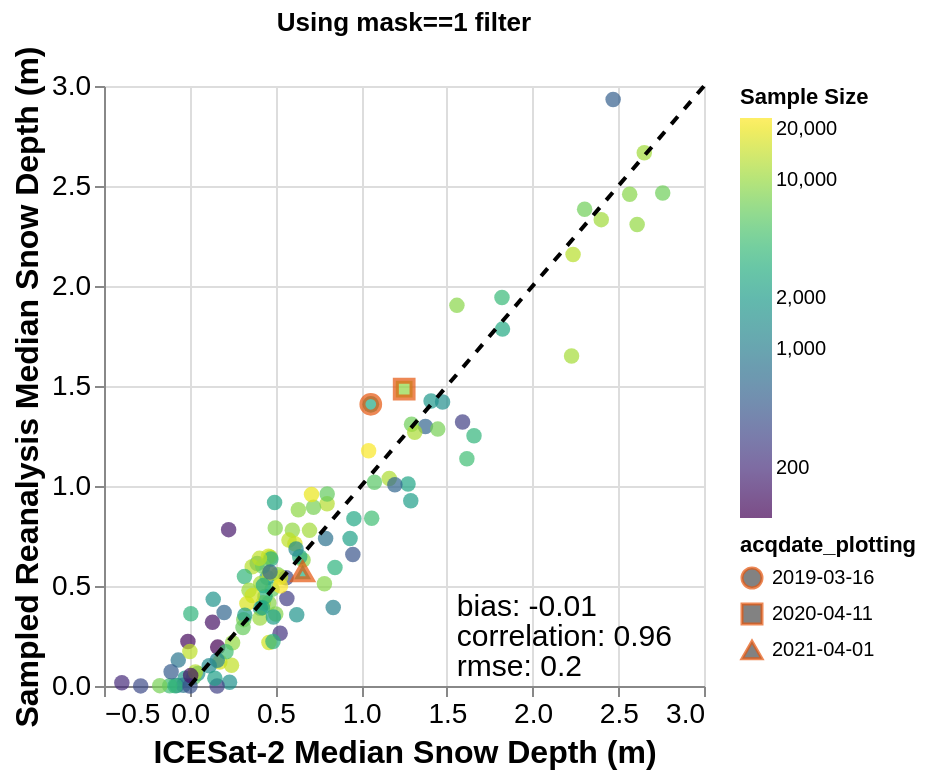

Here is the notebook cell this chart was saved with:
### Code cell
# Same plot but using mask==1 filter (with sample size coloring)
# Create new filtered dataset
atl06sr_gdf_mask = atl06sr_gdf[(atl06sr_gdf['mask'] == 1) & (atl06sr_gdf['slope'] < 20)]
atl06sr_gdf_mask['n'] = atl06sr_gdf_mask.groupby('acqdate')['acqdate'].transform('count')

# Calculate medians per date and also get sample size per date
medians_mask = atl06sr_gdf_mask.loc[(atl06sr_gdf_mask['n'] > 100), 
                                   ['icesat2_3dep_dif', 'reanalysis_sd', 'acqdate']].dropna().groupby('acqdate').median()
# Get sample size per date
sample_counts_mask = atl06sr_gdf_mask.loc[(atl06sr_gdf_mask['n'] > 100), 
                                     ['icesat2_3dep_dif', 'reanalysis_sd', 'acqdate']].dropna().groupby('acqdate').size()
medians_mask['sample_size'] = sample_counts_mask
medians_mask['acqdate_dt'] = pd.to_datetime(medians_mask.index)
medians_mask['acqdate_plotting'] = medians_mask['acqdate_dt'].astype('str')

# Compute snow_presence_fsca based on dates where median fsca >0.1
import datetime
snow_on_dates = median_sca_allyrs_roi.sel(time=slice('2018-10-01', '2021-09-30')).time.where(median_sca_allyrs_roi.sel(time=slice('2018-10-01', '2021-09-30')) > 0.1).dropna('time')
medians_mask['snow_presence_fsca'] = 0
for day in snow_on_dates.values:
    py_datetime = day.astype('M8[ms]').astype(datetime.datetime)
    py_date = py_datetime.date()
    if py_date in medians_mask.index:
        medians_mask.loc[py_date, 'snow_presence_fsca'] = 1

# Calculate metrics for mask-filtered data (only snow_presence_fsca==1)
bias_mask = np.mean(medians_mask.loc[medians_mask['snow_presence_fsca']==1, 'icesat2_3dep_dif'] - 
                    medians_mask.loc[medians_mask['snow_presence_fsca']==1, 'reanalysis_sd'])
correlation_mask = np.corrcoef(medians_mask.loc[medians_mask['snow_presence_fsca']==1, 'icesat2_3dep_dif'].dropna(),
                              medians_mask.loc[medians_mask['snow_presence_fsca']==1, 'reanalysis_sd'].dropna())[0,1]
rmse_mask = np.sqrt(np.nanmean((medians_mask.loc[medians_mask['snow_presence_fsca']==1, 'icesat2_3dep_dif'] - 
                                medians_mask.loc[medians_mask['snow_presence_fsca']==1, 'reanalysis_sd'])**2))

n_dates_mask = (medians_mask['snow_presence_fsca']==1).sum()
print(f"Metrics using mask==1 filter:")
print(f"  Bias: {bias_mask:.2f}")
print(f"  Correlation: {correlation_mask:.2f}")
print(f"  RMSE: {rmse_mask:.2f}")
print(f"  Number of dates: {n_dates_mask}")

metrics_data_mask = pd.DataFrame({
    'metric': [bias_mask, correlation_mask, rmse_mask],
    'metric_label': ['bias', 'correlation', 'rmse'],
    'labels': ['is2_r'] * 3,
    'x_pos': [1.5, 1.5, 1.5],
    'y_pos': [0.4, 0.25, 0.1]
})
metrics_data_mask['metric_2f'] = metrics_data_mask['metric'].round(2)

# Create plot sources (only snow_presence_fsca==1)
source_nh_mask = medians_mask[(medians_mask['snow_presence_fsca']==1) & (~medians_mask['acqdate_dt'].isin(highlight_dates))]
source_h_mask = medians_mask[(medians_mask['snow_presence_fsca']==1) & (medians_mask['acqdate_dt'].isin(highlight_dates))]

# Create a small DataFrame for the 1:1 line
line_data = pd.DataFrame({
    'x': [0, 3],
    'y': [0, 3]
})

main_chart_mask = alt.layer(alt.Chart(source_nh_mask).mark_point(size=60, filled=True).encode(
    x=alt.X('icesat2_3dep_dif', axis=alt.Axis(title='ICESat-2 Median Snow Depth (m)', titleFontSize=16)),
    y=alt.Y('reanalysis_sd', axis=alt.Axis(title='Sampled Reanalysis Median Snow Depth (m)', titleFontSize=16)),
    color=alt.Color('sample_size:Q', scale=alt.Scale(scheme='viridis', type='log'), legend=alt.Legend(title='Sample Size'))
),
    alt.Chart(line_data).mark_line(color='black', strokeDash=[5, 5]).encode(
    x='x:Q',
    y='y:Q')
) + alt.Chart(metrics_data_mask).mark_text(
    align='left',
    baseline='middle',
    dx=5,
    fontSize=15
).transform_calculate(
    annotation_text = "datum.metric_label + ': ' + datum.metric_2f"
).encode(
    x=alt.X('x_pos:Q'),
    y=alt.Y('y_pos:Q'),
    text='annotation_text:N'
)

highlight_chart_mask = alt.Chart(source_h_mask).mark_point(size=70, filled=True, stroke=highlight_color, strokeWidth=3).encode(
    x=alt.X('icesat2_3dep_dif'),
    y=alt.Y('reanalysis_sd'),
    color=alt.Color('sample_size:Q', scale=alt.Scale(scheme='viridis', type='log'), legend=None),
    shape=alt.Shape('acqdate_plotting:N')
)

final_chart_mask = (main_chart_mask + highlight_chart_mask).properties(
    title='Using mask==1 filter'
)
final_chart_mask.configure_axis(
    labelFontSize=14,

    titleFontSize=16)

### Figure 1 — Vega-Lite specification as saved in the notebook (floating-point values rounded to 4 significant figures)
{"config": {"view": {"continuousWidth": 300, "continuousHeight": 300}, "axis": {"labelFontSize": 14, "titleFontSize": 16}}, "layer": [{"data": {"name": "data-206e10cf15b716f89fe2456613d29300"}, "mark": {"type": "point", "filled": true, "size": 60}, "encoding": {"color": {"field": "sample_size", "legend": {"title": "Sample Size"}, "scale": {"scheme": "viridis", "type": "log"}, "type": "quantitative"}, "x": {"axis": {"title": "ICESat-2 Median Snow Depth (m)", "titleFontSize": 16}, "field": "icesat2_3dep_dif", "type": "quantitative"}, "y": {"axis": {"title": "Sampled Reanalysis Median Snow Depth (m)", "titleFontSize": 16}, "field": "reanalysis_sd", "type": "quantitative"}}}, {"data": {"name": "data-f6d2dfe0eccf9d704325a11da2fb5a38"}, "mark": {"type": "line", "color": "black", "strokeDash": [5, 5]}, "encoding": {"x": {"field": "x", "type": "quantitative"}, "y": {"field": "y", "type": "quantitative"}}}, {"data": {"name": "data-c4291c4df500369448e4e40b75373e36"}, "mark": {"type": "text", "align": "left", "baseline": "middle", "dx": 5, "fontSize": 15}, "encoding": {"text": {"field": "annotation_text", "type": "nominal"}, "x": {"field": "x_pos", "type": "quantitative"}, "y": {"field": "y_pos", "type": "quantitative"}}, "transform": [{"calculate": "datum.metric_label + ': ' + datum.metric_2f", "as": "annotation_text"}]}, {"data": {"name": "data-b421b04d14828020c3fdfdeeb8208848"}, "mark": {"type": "point", "filled": true, "size": 70, "stroke": "#E6550D", "strokeWidth": 3}, "encoding": {"color": {"field": "sample_size", "legend": null, "scale": {"scheme": "viridis", "type": "log"}, "type": "quantitative"}, "shape": {"field": "acqdate_plotting", "type": "nominal"}, "x": {"field": "icesat2_3dep_dif", "type": "quantitative"}, "y": {"field": "reanalysis_sd", "type": "quantitative"}}}], "title": "Using mask==1 filter", "$schema": "https://vega.github.io/schema/vega-lite/v5.20.1.json", "datasets": {"data-206e10cf15b716f89fe2456613d29300": [{"icesat2_3dep_dif": 0.3153, "reanalysis_sd": 0.3318, "sample_size": 7566, "acqdate_dt": "2018-12-03T00:00:00", "acqdate_plotting": "2018-12-03", "snow_presence_fsca": 1}, {"icesat2_3dep_dif": 0.5137, "reanalysis_sd": 0.5558, "sample_size": 8230, "acqdate_dt": "2018-12-07T00:00:00", "acqdate_plotting": "2018-12-07", "snow_presence_fsca": 1}, {"icesat2_3dep_dif": 0.4293, "reanalysis_sd": 0.4162, "sample_size": 15426, "acqdate_dt": "2018-12-11T00:00:00", "acqdate_plotting": "2018-12-11", "snow_presence_fsca": 1}, {"icesat2_3dep_dif": 0.4617, "reanalysis_sd": 0.4154, "sample_size": 8801, "acqdate_dt": "2018-12-12T00:00:00", "acqdate_plotting": "2018-12-12", "snow_presence_fsca": 1}, {"icesat2_3dep_dif": -0.06678, "reanalysis_sd": 0.1294, "sample_size": 855, "acqdate_dt": "2018-12-15T00:00:00", "acqdate_plotting": "2018-12-15", "snow_presence_fsca": 1}, {"icesat2_3dep_dif": 0.4128, "reanalysis_sd": 0.389, "sample_size": 1718, "acqdate_dt": "2018-12-16T00:00:00", "acqdate_plotting": "2018-12-16", "snow_presence_fsca": 1}, {"icesat2_3dep_dif": 0.04669, "reanalysis_sd": 0.0622, "sample_size": 1494, "acqdate_dt": "2018-12-19T00:00:00", "acqdate_plotting": "2018-12-19", "snow_presence_fsca": 1}, {"icesat2_3dep_dif": 0.4807, "reanalysis_sd": 0.4842, "sample_size": 6400, "acqdate_dt": "2019-01-05T00:00:00", "acqdate_plotting": "2019-01-05", "snow_presence_fsca": 1}, {"icesat2_3dep_dif": 0.1372, "reanalysis_sd": 0.4332, "sample_size": 1645, "acqdate_dt": "2019-01-09T00:00:00", "acqdate_plotting": "2019-01-09", "snow_presence_fsca": 1}, {"icesat2_3dep_dif": 1.062, "reanalysis_sd": 0.8384, "sample_size": 4374, "acqdate_dt": "2019-01-10T00:00:00", "acqdate_plotting": "2019-01-10", "snow_presence_fsca": 1}, {"icesat2_3dep_dif": 0.8014, "reanalysis_sd": 0.9114, "sample_size": 12509, "acqdate_dt": "2019-01-13T00:00:00", "acqdate_plotting": "2019-01-13", "snow_presence_fsca": 1}, {"icesat2_3dep_dif": 0.1329, "reanalysis_sd": 0.3184, "sample_size": 129, "acqdate_dt": "2019-01-14T00:00:00", "acqdate_plotting": "2019-01-14", "snow_presence_fsca": 1}, {"icesat2_3dep_dif": 0.9354, "reanalysis_sd": 0.737, "sample_size": 2264, "acqdate_dt": "2019-01-22T00:00:00", "acqdate_plotting": "2019-01-22", "snow_presence_fsca": 1}, {"icesat2_3dep_dif": 2.227, "reanalysis_sd": 1.65, "sample_size": 11134, "acqdate_dt": "2019-02-07T00:00:00", "acqdate_plotting": "2019-02-07", "snow_presence_fsca": 1}, {"icesat2_3dep_dif": 1.408, "reanalysis_sd": 1.425, "sample_size": 1837, "acqdate_dt": "2019-02-08T00:00:00", "acqdate_plotting": "2019-02-08", "snow_presence_fsca": 1}, {"icesat2_3dep_dif": 2.61, "reanalysis_sd": 2.308, "sample_size": 9683, "acqdate_dt": "2019-02-11T00:00:00", "acqdate_plotting": "2019-02-11", "snow_presence_fsca": 1}, {"icesat2_3dep_dif": 1.375, "reanalysis_sd": 1.298, "sample_size": 571, "acqdate_dt": "2019-02-12T00:00:00", "acqdate_plotting": "2019-02-12", "snow_presence_fsca": 1}, {"icesat2_3dep_dif": 1.822, "reanalysis_sd": 1.943, "sample_size": 3930, "acqdate_dt": "2019-02-19T00:00:00", "acqdate_plotting": "2019-02-19", "snow_presence_fsca": 1}, {"icesat2_3dep_dif": 1.559, "reanalysis_sd": 1.903, "sample_size": 8863, "acqdate_dt": "2019-03-04T00:00:00", "acqdate_plotting": "2019-03-04", "snow_presence_fsca": 1}, {"icesat2_3dep_dif": 2.47, "reanalysis_sd": 2.933, "sample_size": 506, "acqdate_dt": "2019-03-08T00:00:00", "acqdate_plotting": "2019-03-08", "snow_presence_fsca": 1}, {"icesat2_3dep_dif": 1.825, "reanalysis_sd": 1.784, "sample_size": 2743, "acqdate_dt": "2019-03-09T00:00:00", "acqdate_plotting": "2019-03-09", "snow_presence_fsca": 1}, {"icesat2_3dep_dif": 2.652, "reanalysis_sd": 2.666, "sample_size": 10723, "acqdate_dt": "2019-03-12T00:00:00", "acqdate_plotting": "2019-03-12", "snow_presence_fsca": 1}, {"icesat2_3dep_dif": 2.401, "reanalysis_sd": 2.332, "sample_size": 10706, "acqdate_dt": "2019-03-17T00:00:00", "acqdate_plotting": "2019-03-17", "snow_presence_fsca": 1}, {"icesat2_3dep_dif": 1.592, "reanalysis_sd": 1.32, "sample_size": 275, "acqdate_dt": "2019-03-21T00:00:00", "acqdate_plotting": "2019-03-21", "snow_presence_fsca": 1}, {"icesat2_3dep_dif": 2.567, "reanalysis_sd": 2.459, "sample_size": 8776, "acqdate_dt": "2019-04-06T00:00:00", "acqdate_plotting": "2019-04-06", "snow_presence_fsca": 1}, {"icesat2_3dep_dif": 2.236, "reanalysis_sd": 2.157, "sample_size": 12760, "acqdate_dt": "2019-04-10T00:00:00", "acqdate_plotting": "2019-04-10", "snow_presence_fsca": 1}, {"icesat2_3dep_dif": 2.759, "reanalysis_sd": 2.465, "sample_size": 6976, "acqdate_dt": "2019-04-11T00:00:00", "acqdate_plotting": "2019-04-11", "snow_presence_fsca": 1}, {"icesat2_3dep_dif": 2.304, "reanalysis_sd": 2.384, "sample_size": 7041, "acqdate_dt": "2019-04-14T00:00:00", "acqdate_plotting": "2019-04-14", "snow_presence_fsca": 1}, {"icesat2_3dep_dif": 0.9516, "reanalysis_sd": 0.6578, "sample_size": 417, "acqdate_dt": "2019-04-15T00:00:00", "acqdate_plotting": "2019-04-15", "snow_presence_fsca": 1}, {"icesat2_3dep_dif": 1.447, "reanalysis_sd": 1.284, "sample_size": 7505, "acqdate_dt": "2019-04-18T00:00:00", "acqdate_plotting": "2019-04-18", "snow_presence_fsca": 1}, {"icesat2_3dep_dif": 1.475, "reanalysis_sd": 1.42, "sample_size": 1453, "acqdate_dt": "2019-04-19T00:00:00", "acqdate_plotting": "2019-04-19", "snow_presence_fsca": 1}, {"icesat2_3dep_dif": 1.617, "reanalysis_sd": 1.137, "sample_size": 4299, "acqdate_dt": "2019-04-22T00:00:00", "acqdate_plotting": "2019-04-22", "snow_presence_fsca": 1}, {"icesat2_3dep_dif": 1.274, "reanalysis_sd": 1.01, "sample_size": 2451, "acqdate_dt": "2019-04-23T00:00:00", "acqdate_plotting": "2019-04-23", "snow_presence_fsca": 1}, {"icesat2_3dep_dif": 1.294, "reanalysis_sd": 1.309, "sample_size": 6974, "acqdate_dt": "2019-05-05T00:00:00", "acqdate_plotting": "2019-05-05", "snow_presence_fsca": 1}, {"icesat2_3dep_dif": 0.8473, "reanalysis_sd": 0.5924, "sample_size": 3370, "acqdate_dt": "2019-05-09T00:00:00", "acqdate_plotting": "2019-05-09", "snow_presence_fsca": 1}, {"icesat2_3dep_dif": 1.658, "reanalysis_sd": 1.251, "sample_size": 3570, "acqdate_dt": "2019-05-13T00:00:00", "acqdate_plotting": "2019-05-13", "snow_presence_fsca": 1}, {"icesat2_3dep_dif": 1.164, "reanalysis_sd": 1.038, "sample_size": 11914, "acqdate_dt": "2019-05-14T00:00:00", "acqdate_plotting": "2019-05-14", "snow_presence_fsca": 1}, {"icesat2_3dep_dif": 0.6337, "reanalysis_sd": 0.8812, "sample_size": 9207, "acqdate_dt": "2019-05-18T00:00:00", "acqdate_plotting": "2019-05-18", "snow_presence_fsca": 1}, {"icesat2_3dep_dif": 0.227, "reanalysis_sd": 0.7818, "sample_size": 145, "acqdate_dt": "2019-05-22T00:00:00", "acqdate_plotting": "2019-05-22", "snow_presence_fsca": 1}, {"icesat2_3dep_dif": 0.3939, "reanalysis_sd": 0.6124, "sample_size": 1859, "acqdate_dt": "2019-06-03T00:00:00", "acqdate_plotting": "2019-06-03", "snow_presence_fsca": 1}, {"icesat2_3dep_dif": 0.4517, "reanalysis_sd": 0.543, "sample_size": 1944, "acqdate_dt": "2019-06-07T00:00:00", "acqdate_plotting": "2019-06-07", "snow_presence_fsca": 1}, {"icesat2_3dep_dif": 0.02382, "reanalysis_sd": 0.0442, "sample_size": 5915, "acqdate_dt": "2019-06-08T00:00:00", "acqdate_plotting": "2019-06-08", "snow_presence_fsca": 1}, {"icesat2_3dep_dif": 0.4393, "reanalysis_sd": 0.4472, "sample_size": 3117, "acqdate_dt": "2019-06-11T00:00:00", "acqdate_plotting": "2019-06-11", "snow_presence_fsca": 1}, {"icesat2_3dep_dif": 0.4703, "reanalysis_sd": 0.6442, "sample_size": 10603, "acqdate_dt": "2019-06-12T00:00:00", "acqdate_plotting": "2019-06-12", "snow_presence_fsca": 1}, {"icesat2_3dep_dif": -0.02695, "reanalysis_sd": 0.039, "sample_size": 1895, "acqdate_dt": "2019-06-15T00:00:00", "acqdate_plotting": "2019-06-15", "snow_presence_fsca": 1}, {"icesat2_3dep_dif": -0.0369, "reanalysis_sd": 0.0042, "sample_size": 848, "acqdate_dt": "2019-06-18T00:00:00", "acqdate_plotting": "2019-06-18", "snow_presence_fsca": 1}, {"icesat2_3dep_dif": -0.07609, "reanalysis_sd": 0.0024, "sample_size": 879, "acqdate_dt": "2019-06-20T00:00:00", "acqdate_plotting": "2019-06-20", "snow_presence_fsca": 1}, {"icesat2_3dep_dif": 0.5275, "reanalysis_sd": 0.2642, "sample_size": 231, "acqdate_dt": "2019-12-01T00:00:00", "acqdate_plotting": "2019-12-01", "snow_presence_fsca": 1}, {"icesat2_3dep_dif": 0.7857, "reanalysis_sd": 0.5112, "sample_size": 8779, "acqdate_dt": "2019-12-05T00:00:00", "acqdate_plotting": "2019-12-05", "snow_presence_fsca": 1}, {"icesat2_3dep_dif": 0.6613, "reanalysis_sd": 0.6304, "sample_size": 8753, "acqdate_dt": "2019-12-09T00:00:00", "acqdate_plotting": "2019-12-09", "snow_presence_fsca": 1}, {"icesat2_3dep_dif": 0.4644, "reanalysis_sd": 0.5652, "sample_size": 17357, "acqdate_dt": "2019-12-11T00:00:00", "acqdate_plotting": "2019-12-11", "snow_presence_fsca": 1}, {"icesat2_3dep_dif": 0.5988, "reanalysis_sd": 0.779, "sample_size": 9507, "acqdate_dt": "2020-01-03T00:00:00", "acqdate_plotting": "2020-01-03", "snow_presence_fsca": 1}, {"icesat2_3dep_dif": 0.4592, "reanalysis_sd": 0.6488, "sample_size": 15588, "acqdate_dt": "2020-01-07T00:00:00", "acqdate_plotting": "2020-01-07", "snow_presence_fsca": 1}, {"icesat2_3dep_dif": 0.6136, "reanalysis_sd": 0.7112, "sample_size": 16611, "acqdate_dt": "2020-01-09T00:00:00", "acqdate_plotting": "2020-01-09", "snow_presence_fsca": 1}, {"icesat2_3dep_dif": 0.4737, "reanalysis_sd": 0.6352, "sample_size": 3163, "acqdate_dt": "2020-01-11T00:00:00", "acqdate_plotting": "2020-01-11", "snow_presence_fsca": 1}, {"icesat2_3dep_dif": 0.4951, "reanalysis_sd": 0.9176, "sample_size": 2465, "acqdate_dt": "2020-01-13T00:00:00", "acqdate_plotting": "2020-01-13", "snow_presence_fsca": 1}, {"icesat2_3dep_dif": 0.4991, "reanalysis_sd": 0.7902, "sample_size": 8423, "acqdate_dt": "2020-01-15T00:00:00", "acqdate_plotting": "2020-01-15", "snow_presence_fsca": 1}, {"icesat2_3dep_dif": 0.5622, "reanalysis_sd": 0.5414, "sample_size": 344, "acqdate_dt": "2020-01-17T00:00:00", "acqdate_plotting": "2020-01-17", "snow_presence_fsca": 1}, {"icesat2_3dep_dif": 0.8018, "reanalysis_sd": 0.9596, "sample_size": 6352, "acqdate_dt": "2020-01-19T00:00:00", "acqdate_plotting": "2020-01-19", "snow_presence_fsca": 1}, {"icesat2_3dep_dif": 0.3645, "reanalysis_sd": 0.5964, "sample_size": 12806, "acqdate_dt": "2020-02-01T00:00:00", "acqdate_plotting": "2020-02-01", "snow_presence_fsca": 1}, {"icesat2_3dep_dif": 0.5789, "reanalysis_sd": 0.7294, "sample_size": 13386, "acqdate_dt": "2020-02-05T00:00:00", "acqdate_plotting": "2020-02-05", "snow_presence_fsca": 1}, {"icesat2_3dep_dif": 0.4141, "reanalysis_sd": 0.5122, "sample_size": 11458, "acqdate_dt": "2020-02-07T00:00:00", "acqdate_plotting": "2020-02-07", "snow_presence_fsca": 1}, {"icesat2_3dep_dif": 0.7223, "reanalysis_sd": 0.8938, "sample_size": 7603, "acqdate_dt": "2020-02-09T00:00:00", "acqdate_plotting": "2020-02-09", "snow_presence_fsca": 1}, {"icesat2_3dep_dif": 0.5298, "reanalysis_sd": 0.5442, "sample_size": 13989, "acqdate_dt": "2020-02-11T00:00:00", "acqdate_plotting": "2020-02-11", "snow_presence_fsca": 1}, {"icesat2_3dep_dif": 0.3336, "reanalysis_sd": 0.4124, "sample_size": 16833, "acqdate_dt": "2020-02-13T00:00:00", "acqdate_plotting": "2020-02-13", "snow_presence_fsca": 1}, {"icesat2_3dep_dif": 0.6988, "reanalysis_sd": 0.7782, "sample_size": 10807, "acqdate_dt": "2020-02-15T00:00:00", "acqdate_plotting": "2020-02-15", "snow_presence_fsca": 1}, {"icesat2_3dep_dif": 0.3195, "reanalysis_sd": 0.5476, "sample_size": 3589, "acqdate_dt": "2020-02-17T00:00:00", "acqdate_plotting": "2020-02-17", "snow_presence_fsca": 1}, {"icesat2_3dep_dif": 0.3213, "reanalysis_sd": 0.3538, "sample_size": 2005, "acqdate_dt": "2020-02-19T00:00:00", "acqdate_plotting": "2020-02-19", "snow_presence_fsca": 1}, {"icesat2_3dep_dif": 0.4622, "reanalysis_sd": 0.2174, "sample_size": 15598, "acqdate_dt": "2020-03-05T00:00:00", "acqdate_plotting": "2020-03-05", "snow_presence_fsca": 1}, {"icesat2_3dep_dif": 0.2008, "reanalysis_sd": 0.3672, "sample_size": 603, "acqdate_dt": "2020-03-06T00:00:00", "acqdate_plotting": "2020-03-06", "snow_presence_fsca": 1}, {"icesat2_3dep_dif": 0.4097, "reanalysis_sd": 0.3402, "sample_size": 10232, "acqdate_dt": "2020-03-09T00:00:00", "acqdate_plotting": "2020-03-09", "snow_presence_fsca": 1}, {"icesat2_3dep_dif": 0.5668, "reanalysis_sd": 0.4376, "sample_size": 269, "acqdate_dt": "2020-03-10T00:00:00", "acqdate_plotting": "2020-03-10", "snow_presence_fsca": 1}, {"icesat2_3dep_dif": 0.1755, "reanalysis_sd": 0.1196, "sample_size": 16813, "acqdate_dt": "2020-03-13T00:00:00", "acqdate_plotting": "2020-03-13", "snow_presence_fsca": 1}, {"icesat2_3dep_dif": 0.4262, "reanalysis_sd": 0.5984, "sample_size": 7008, "acqdate_dt": "2020-04-03T00:00:00", "acqdate_plotting": "2020-04-03", "snow_presence_fsca": 1}, {"icesat2_3dep_dif": 1.313, "reanalysis_sd": 1.268, "sample_size": 11611, "acqdate_dt": "2020-04-07T00:00:00", "acqdate_plotting": "2020-04-07", "snow_presence_fsca": 1}, {"icesat2_3dep_dif": 0.7928, "reanalysis_sd": 0.7374, "sample_size": 771, "acqdate_dt": "2020-04-12T00:00:00", "acqdate_plotting": "2020-04-12", "snow_presence_fsca": 1}, {"icesat2_3dep_dif": 0.5019, "reanalysis_sd": 0.36, "sample_size": 8381, "acqdate_dt": "2020-04-15T00:00:00", "acqdate_plotting": "2020-04-15", "snow_presence_fsca": 1}, {"icesat2_3dep_dif": 0.8371, "reanalysis_sd": 0.392, "sample_size": 1063, "acqdate_dt": "2020-04-16T00:00:00", "acqdate_plotting": "2020-04-16", "snow_presence_fsca": 1}, {"icesat2_3dep_dif": 0.1137, "reanalysis_sd": 0.1014, "sample_size": 1361, "acqdate_dt": "2020-04-19T00:00:00", "acqdate_plotting": "2020-04-19", "snow_presence_fsca": 1}, {"icesat2_3dep_dif": 0.006537, "reanalysis_sd": 0.3614, "sample_size": 3425, "acqdate_dt": "2020-05-02T00:00:00", "acqdate_plotting": "2020-05-02", "snow_presence_fsca": 1}, {"icesat2_3dep_dif": 0.2438, "reanalysis_sd": 0.1038, "sample_size": 13923, "acqdate_dt": "2020-05-06T00:00:00", "acqdate_plotting": "2020-05-06", "snow_presence_fsca": 1}, {"icesat2_3dep_dif": 0.1632, "reanalysis_sd": 0.1944, "sample_size": 101, "acqdate_dt": "2020-05-07T00:00:00", "acqdate_plotting": "2020-05-07", "snow_presence_fsca": 1}, {"icesat2_3dep_dif": 0.2501, "reanalysis_sd": 0.2158, "sample_size": 9650, "acqdate_dt": "2020-05-10T00:00:00", "acqdate_plotting": "2020-05-10", "snow_presence_fsca": 1}, {"icesat2_3dep_dif": -0.2861, "reanalysis_sd": 0.0006, "sample_size": 342, "acqdate_dt": "2020-11-07T00:00:00", "acqdate_plotting": "2020-11-07", "snow_presence_fsca": 1}, {"icesat2_3dep_dif": 0.03321, "reanalysis_sd": 0.0702, "sample_size": 12420, "acqdate_dt": "2020-11-09T00:00:00", "acqdate_plotting": "2020-11-09", "snow_presence_fsca": 1}, {"icesat2_3dep_dif": -0.1165, "reanalysis_sd": 0.001, "sample_size": 4220, "acqdate_dt": "2020-11-11T00:00:00", "acqdate_plotting": "2020-11-11", "snow_presence_fsca": 1}, {"icesat2_3dep_dif": -0.1748, "reanalysis_sd": 0.0018, "sample_size": 7504, "acqdate_dt": "2020-11-13T00:00:00", "acqdate_plotting": "2020-11-13", "snow_presence_fsca": 1}, {"icesat2_3dep_dif": -0.3959, "reanalysis_sd": 0.016, "sample_size": 195, "acqdate_dt": "2020-11-15T00:00:00", "acqdate_plotting": "2020-11-15", "snow_presence_fsca": 1}, {"icesat2_3dep_dif": 0.2324, "reanalysis_sd": 0.0184, "sample_size": 1571, "acqdate_dt": "2020-12-14T00:00:00", "acqdate_plotting": "2020-12-14", "snow_presence_fsca": 1}, {"icesat2_3dep_dif": -0.08468, "reanalysis_sd": 0.001, "sample_size": 3612, "acqdate_dt": "2020-12-16T00:00:00", "acqdate_plotting": "2020-12-16", "snow_presence_fsca": 1}, {"icesat2_3dep_dif": 0.2116, "reanalysis_sd": 0.1712, "sample_size": 4401, "acqdate_dt": "2020-12-31T00:00:00", "acqdate_plotting": "2020-12-31", "snow_presence_fsca": 1}, {"icesat2_3dep_dif": -0.01061, "reanalysis_sd": 0.2222, "sample_size": 115, "acqdate_dt": "2021-01-04T00:00:00", "acqdate_plotting": "2021-01-04", "snow_presence_fsca": 1}, {"icesat2_3dep_dif": 0.0009291, "reanalysis_sd": 0.173, "sample_size": 13399, "acqdate_dt": "2021-01-06T00:00:00", "acqdate_plotting": "2021-01-06", "snow_presence_fsca": 1}, {"icesat2_3dep_dif": 0.1605, "reanalysis_sd": 0.1284, "sample_size": 1194, "acqdate_dt": "2021-01-08T00:00:00", "acqdate_plotting": "2021-01-08", "snow_presence_fsca": 1}, {"icesat2_3dep_dif": 0.3108, "reanalysis_sd": 0.292, "sample_size": 6554, "acqdate_dt": "2021-01-10T00:00:00", "acqdate_plotting": "2021-01-10", "snow_presence_fsca": 1}, {"icesat2_3dep_dif": 0.001665, "reanalysis_sd": 0.0, "sample_size": 395, "acqdate_dt": "2021-01-16T00:00:00", "acqdate_plotting": "2021-01-16", "snow_presence_fsca": 1}, {"icesat2_3dep_dif": 0.4299, "reanalysis_sd": 0.5028, "sample_size": 2953, "acqdate_dt": "2021-01-18T00:00:00", "acqdate_plotting": "2021-01-18", "snow_presence_fsca": 1}, {"icesat2_3dep_dif": 0.4683, "reanalysis_sd": 0.5704, "sample_size": 607, "acqdate_dt": "2021-01-29T00:00:00", "acqdate_plotting": "2021-01-29", "snow_presence_fsca": 1}, {"icesat2_3dep_dif": 1.197, "reanalysis_sd": 1.006, "sample_size": 592, "acqdate_dt": "2021-02-02T00:00:00", "acqdate_plotting": "2021-02-02", "snow_presence_fsca": 1}, {"icesat2_3dep_dif": 0.4068, "reanalysis_sd": 0.6382, "sample_size": 13518, "acqdate_dt": "2021-02-04T00:00:00", "acqdate_plotting": "2021-02-04", "snow_presence_fsca": 1}, {"icesat2_3dep_dif": 1.077, "reanalysis_sd": 1.019, "sample_size": 5697, "acqdate_dt": "2021-02-06T00:00:00", "acqdate_plotting": "2021-02-06", "snow_presence_fsca": 1}, {"icesat2_3dep_dif": 0.7105, "reanalysis_sd": 0.9572, "sample_size": 19352, "acqdate_dt": "2021-02-08T00:00:00", "acqdate_plotting": "2021-02-08", "snow_presence_fsca": 1}, {"icesat2_3dep_dif": 0.6417, "reanalysis_sd": 0.6462, "sample_size": 2786, "acqdate_dt": "2021-02-16T00:00:00", "acqdate_plotting": "2021-02-16", "snow_presence_fsca": 1}, {"icesat2_3dep_dif": 0.4241, "reanalysis_sd": 0.3918, "sample_size": 2574, "acqdate_dt": "2021-02-27T00:00:00", "acqdate_plotting": "2021-02-27", "snow_presence_fsca": 1}, {"icesat2_3dep_dif": -0.1085, "reanalysis_sd": 0.0714, "sample_size": 487, "acqdate_dt": "2021-03-05T00:00:00", "acqdate_plotting": "2021-03-05", "snow_presence_fsca": 1}, {"icesat2_3dep_dif": 0.9577, "reanalysis_sd": 0.8368, "sample_size": 2642, "acqdate_dt": "2021-03-07T00:00:00", "acqdate_plotting": "2021-03-07", "snow_presence_fsca": 1}, {"icesat2_3dep_dif": 0.3458, "reanalysis_sd": 0.479, "sample_size": 10501, "acqdate_dt": "2021-03-09T00:00:00", "acqdate_plotting": "2021-03-09", "snow_presence_fsca": 1}, {"icesat2_3dep_dif": 1.29, "reanalysis_sd": 0.9258, "sample_size": 2075, "acqdate_dt": "2021-03-11T00:00:00", "acqdate_plotting": "2021-03-11", "snow_presence_fsca": 1}, {"icesat2_3dep_dif": 1.044, "reanalysis_sd": 1.176, "sample_size": 22331, "acqdate_dt": "2021-03-13T00:00:00", "acqdate_plotting": "2021-03-13", "snow_presence_fsca": 1}, {"icesat2_3dep_dif": 0.6242, "reanalysis_sd": 0.356, "sample_size": 1630, "acqdate_dt": "2021-03-17T00:00:00", "acqdate_plotting": "2021-03-17", "snow_presence_fsca": 1}, {"icesat2_3dep_dif": 0.6203, "reanalysis_sd": 0.6852, "sample_size": 1317, "acqdate_dt": "2021-04-05T00:00:00", "acqdate_plotting": "2021-04-05", "snow_presence_fsca": 1}, {"icesat2_3dep_dif": 0.3655, "reanalysis_sd": 0.452, "sample_size": 15664, "acqdate_dt": "2021-04-07T00:00:00", "acqdate_plotting": "2021-04-07", "snow_presence_fsca": 1}, {"icesat2_3dep_dif": 0.5293, "reanalysis_sd": 0.5006, "sample_size": 23102, "acqdate_dt": "2021-04-11T00:00:00", "acqdate_plotting": "2021-04-11", "snow_presence_fsca": 1}, {"icesat2_3dep_dif": 0.4857, "reanalysis_sd": 0.2222, "sample_size": 3235, "acqdate_dt": "2021-04-13T00:00:00", "acqdate_plotting": "2021-04-13", "snow_presence_fsca": 1}, {"icesat2_3dep_dif": 0.005546, "reanalysis_sd": 0.053, "sample_size": 129, "acqdate_dt": "2021-04-15T00:00:00", "acqdate_plotting": "2021-04-15", "snow_presence_fsca": 1}, {"icesat2_3dep_dif": 0.4881, "reanalysis_sd": 0.3452, "sample_size": 2121, "acqdate_dt": "2021-04-17T00:00:00", "acqdate_plotting": "2021-04-17", "snow_presence_fsca": 1}, {"icesat2_3dep_dif": 0.1599, "reanalysis_sd": 0.0, "sample_size": 282, "acqdate_dt": "2021-04-19T00:00:00", "acqdate_plotting": "2021-04-19", "snow_presence_fsca": 1}, {"icesat2_3dep_dif": 0.1467, "reanalysis_sd": 0.039, "sample_size": 2192, "acqdate_dt": "2021-04-30T00:00:00", "acqdate_plotting": "2021-04-30", "snow_presence_fsca": 1}], "data-f6d2dfe0eccf9d704325a11da2fb5a38": [{"x": 0, "y": 0}, {"x": 3, "y": 3}], "data-c4291c4df500369448e4e40b75373e36": [{"metric": -0.01468, "metric_label": "bias", "labels": "is2_r", "x_pos": 1.5, "y_pos": 0.4, "metric_2f": -0.01}, {"metric": 0.957, "metric_label": "correlation", "labels": "is2_r", "x_pos": 1.5, "y_pos": 0.25, "metric_2f": 0.96}, {"metric": 0.1999, "metric_label": "rmse", "labels": "is2_r", "x_pos": 1.5, "y_pos": 0.1, "metric_2f": 0.2}], "data-b421b04d14828020c3fdfdeeb8208848": [{"icesat2_3dep_dif": 1.056, "reanalysis_sd": 1.408, "sample_size": 2554, "acqdate_dt": "2019-03-16T00:00:00", "acqdate_plotting": "2019-03-16", "snow_presence_fsca": 1}, {"icesat2_3dep_dif": 1.251, "reanalysis_sd": 1.484, "sample_size": 9450, "acqdate_dt": "2020-04-11T00:00:00", "acqdate_plotting": "2020-04-11", "snow_presence_fsca": 1}, {"icesat2_3dep_dif": 0.6589, "reanalysis_sd": 0.5696, "sample_size": 3026, "acqdate_dt": "2021-04-01T00:00:00", "acqdate_plotting": "2021-04-01", "snow_presence_fsca": 1}]}}
